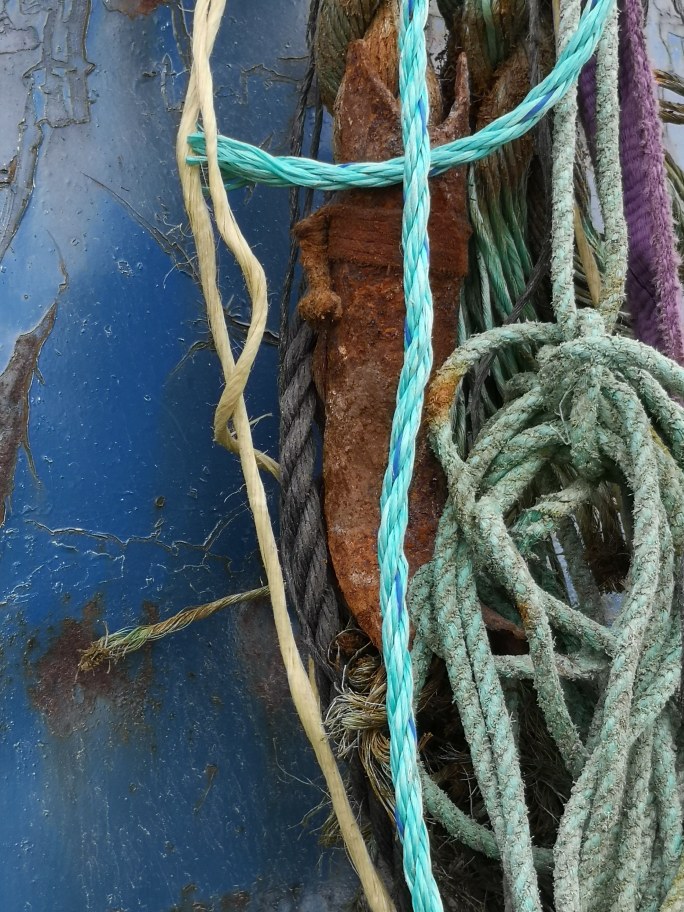
#> input picture test_images/tau_eks1.jpg, 2736 x 3648 px (shown at 1/4 size)
$ python -i Civ_utils.py   (imports and definitions only)
#> lines starting #> are read from the running program, lines starting #| are printed output that depends on the picture; after the words box and inside, x2 and y2 are one past the last pixel; in counts of white or black regions, pixels touching at a corner belong together
#> further down, picture is the input picture: shape (3648, 2736, 3); mean B, G, R 100.6, 96.9, 82.2
#  Utility functions for CiVaCh
import math
import cv2
import numpy as np
import colorFilters as cf

p1 = '1 - Svært lite'
p2 = '2 - Lite'
p3 = '3 - Middels'
p4 = '4 - Mye'
p5 = '5 - Svært mye'

# ---------------- normalizeImage  -----------------------------------------------------
# Normalize (scale) an image to an area cor responding to 1200*675 pixels
# image - image to normalize
# Return normalized image
# [147 lines left out: functions normalizeImage, show_anns, show_anns_color, rotate_image, calculate_average_color, getColorBins and 2 more, not called in this run]

def getCenter(image):
    gray = cv2.cvtColor(image, cv2.COLOR_BGR2GRAY)
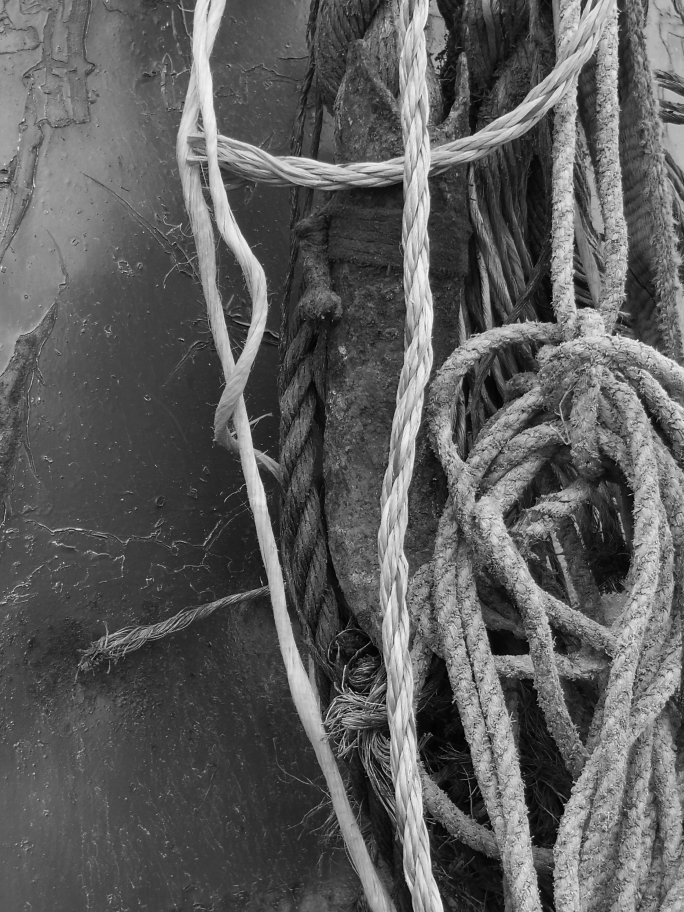
#> gray: shape (3648, 2736) (shown at 1/4 size); min 0, max 250, mean 92.9
    whiteIm = gray.copy()
    # get (i, j) positions of all RGB pixels that are black (i.e. [0, 0, 0])
    white_pixels = np.where(whiteIm[:, :] != 0)
#> white_pixels = 9980641 positions, rows 0 to 3647, columns 0 to 2735

    if(len(white_pixels[0]) > 100):

        # set those pixels to white
        whiteIm[white_pixels] = [255]
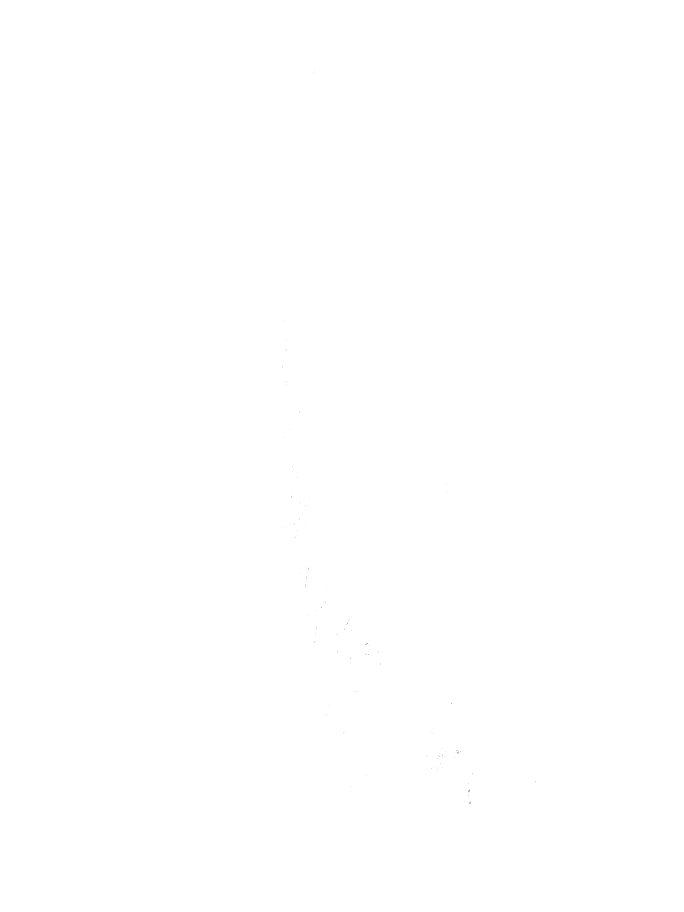
#> whiteIm: shape (3648, 2736) (shown at 1/4 size); 100% white; black in thin lines or dots, all inside (x1, y1, x2, y2) = (1130, 280, 2142, 3503)

        blurred = cv2.GaussianBlur(whiteIm, (5, 5), 0)
        thresh = cv2.threshold(blurred, 60, 255, cv2.THRESH_BINARY)[1]
#> thresh: shape (3648, 2736); every value is 255
        # find contours in the thresholded image
        cnts, hierarchy = cv2.findContours(thresh.copy(), cv2.RETR_EXTERNAL,cv2.CHAIN_APPROX_SIMPLE)
#> cnts = [[[0, 0], [0, 3647], [2735, 3647], [2735, 0]]]
        sumCnt = []

        list_of_pts = []
        for ctr in cnts:
            list_of_pts += [pt[0] for pt in ctr]
#> this loop made 1 pass
#> list_of_pts on pass 1: [[0, 0], [0, 3647], [2735, 3647], [2735, 0]]

        ctr = np.array(list_of_pts).reshape((-1,1,2)).astype(np.int32)
#> ctr = [[0, 0], [0, 3647], [2735, 3647], [2735, 0]]
        ctr = cv2.convexHull(ctr)
#> ctr = [[2735, 0], [2735, 3647], [0, 3647], [0, 0]]

        if (len(cnts) != 1):
            sumCnt.append(ctr)
        else:
            sumCnt = cnts
#> sumCnt = [[[0, 0], [0, 3647], [2735, 3647], [2735, 0]]]

        #print('len cnts',len(cnts), 'len ctr', len(sumCnt))
        #print('cnts', cnts, 'ctr',sumCnt)

        # compute the center of the contour
        M = cv2.moments(ctr)
#> M = moments, m00 9974545, centre m10/m00, m01/m00 = (1367.5, 1823.5)
        cX = int(M["m10"] / M["m00"])
#> cX = 1367
        cY = int(M["m01"] / M["m00"])
#> cY = 1823
        # draw the contour and center of the shape on the image
        #cv2.drawContours(image, sumCnt, -1, (0, 255, 0), 2)
        #cv2.circle(image, (cX, cY), 7, (255, 255, 255), -1)
        #cv2.putText(image, "center", (cX - 20, cY - 20),
        #    cv2.FONT_HERSHEY_SIMPLEX, 0.5, (255, 255, 255), 2)
        # show the image
        #cv2.imshow("Image", image)
        #cv2.waitKey(0)

        pos = (cX, cY)
#> pos = (1367, 1823)
    else:
        pos = 0
        sumCnt = 0

    return pos, sumCnt

# [288 lines left out: functions checkAllParallellLines, checkColorParallellLines, peaksAndValleys, yarn_check, circle_match, getMinimumDistance and 2 more, not called in this run]

    #print(remArray)

    #for i in reversed(remArray):
       # masks.pop(i)


# ---------------- mergeMasks  -----------------------------------------------------
# Merge masks of same color that are overlapping (merge sub-mask into main mask)
# Mask - Boolean mask
#
# Return nothing (masks are changed inside function)
#def mergeMasks(masks):

>>> import cv2
>>> picture = cv2.imread('test_images/tau_eks1.jpg')
>>> result = getCenter(picture)
#> result = ((1367, 1823), [[[0, 0], [0, 3647], [2735, 3647], [2735, 0]]])
